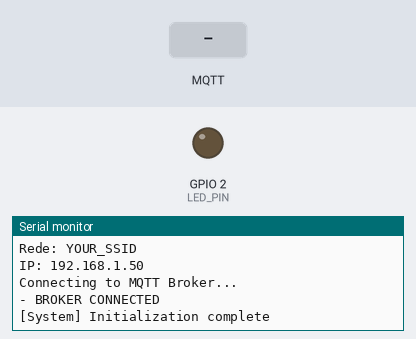
This sketch was run on a simulated ESP32. On the bench: output pins drawn as LEDs (lit = HIGH), the last lines printed to the serial monitor. The test bench sets the inputs (shaded band). WiFi joins after 1.5 s; servers stay silent unless stated; random numbers use the default seed unless the sketch sets one; no MQTT or app messages arrive unless stated.

Above: at 2.7 s.
2.8 s: MQTT message "on" arrives on the first subscribed topic
At 4.0 s:
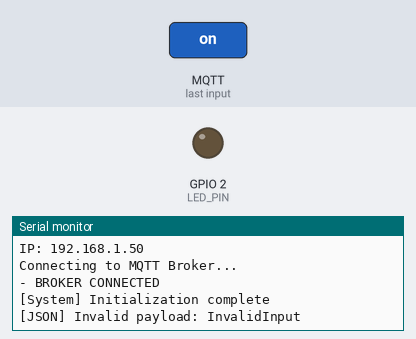
4.3 s: MQTT message "1" arrives on the first subscribed topic
At 5.3 s:
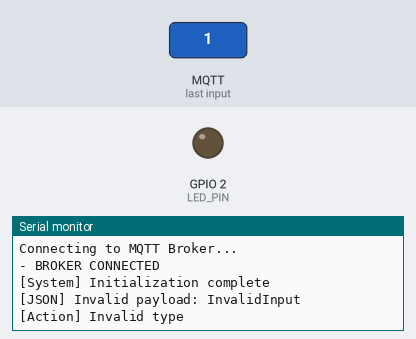

The sketch:

sketchESP.ino
```cpp
/*
 * Device ESP32: sensor illuminace, actuator LED, communication MQTT
*/

#include <WiFi.h>
#include <ArduinoJson.h>
#include <PubSubClient.h>

const char* mqttClientID = "device_01";
const char* mqttTopicPubSensor = "wot/device_01/properties/illuminance";
const char* mqttTopicPubLed = "wot/device_01/properties/ledState";
const char* mqttTopicSubLed = "wot/device_01/actions/setLed";
const char* mqttTopicPubEventLow = "wot/device_01/events/lowIlluminance";
const char* mqttTopicPubEventHigh = "wot/device_01/events/highIlluminance";

const char* ssid = "YOUR_SSID";
const char* password = "YOUR_PASSWORD";

const char* mqttServer = "YOUR_MQTT_BROKER";
const char* mqttUser = "YOUR_MQTT_USER";
const char* mqttPassword = "YOUR_MQTT_PASSWORD";
const int mqttPort = 1883;

WiFiClient espClient;
PubSubClient client(espClient);

constexpr uint8_t LED_PIN = 2;
constexpr unsigned long SENSOR_INTERVAL = 10000UL;

constexpr int LOW_ILLUMINANCE_LIMIT = 100;
constexpr int HIGH_ILLUMINANCE_LIMIT = 800;

unsigned long lastPubMQTT = 0;

int illuminanceLux = 0;
bool hasIlluminanceReading = false;

enum class LightZone : uint8_t {
  UNKNOWN,
  LOW_ILLUMINANCE,
  NORMAL_ILLUMINANCE,
  HIGH_ILLUMINANCE
};

LightZone currentLightZone = LightZone::UNKNOWN;

/* Prototypes */
void connectWiFi();
void connectBroker();
void callback(char* topic, byte* payload, unsigned int length);
void checkConnections();
void checkSensors();
LightZone classifyIlluminance(int value);
void processIlluminanceState(int value);
void publishIlluminanceEvent(const char* topic, int value);
void pubMQTT();

void connectWiFi(){
  if (WiFi.status() == WL_CONNECTED){
    return;
  } else {
    Serial.print("Conectando a Rede WiFi");
    WiFi.begin(ssid, password);
    while (WiFi.status() != WL_CONNECTED){
      delay(100);
      Serial.print(".");
    }
    Serial.println();
    Serial.println("- WIFI CONECTADO");
    Serial.print("Rede: ");
    Serial.println(ssid);
    Serial.print("IP: ");
    Serial.println(WiFi.localIP());
  }
}

void connectBroker(){
  client.setServer(mqttServer, mqttPort);
  client.setCallback(callback);

  if (client.connected()) {
    return;
  } else {
    while (!client.connected()){
      Serial.println("Connecting to MQTT Broker...");
      if (client.connect(mqttClientID, mqttUser, mqttPassword )){
        Serial.println("- BROKER CONNECTED");
        client.subscribe(mqttTopicSubLed, 1); //nivel de qualidade: QoS 1
      } else {
        Serial.print("Connection failure - State: ");
        Serial.println(client.state());
        delay(2000);
      }
    }
  }
}

void checkConnections(){
  connectWiFi();
  if (!client.connected()) {
    connectBroker();
  }
}

void callback(char* topic, byte* payload, unsigned int length) {
  if (strcmp(topic, mqttTopicSubLed) != 0) {
    Serial.println("[MQTT] Topic not recognized");
    return;
  }

  JsonDocument doc;
  DeserializationError error = deserializeJson(doc, payload, length);

  if (error) {
    Serial.print("[JSON] Invalid payload: ");
    Serial.println(error.c_str());
    return;
  }

    if (!doc.is<const char*>()) {
    Serial.println("[Action] Invalid type");
    return;
  }

  const char* command = doc.as<const char*>();

  if (command == nullptr) {
    Serial.println("[Action] Invalid command");
    return;
  }

  bool requestedState;

  if (strcmp(command, "on") == 0) {
    requestedState = true;
  } else if (strcmp(command, "off") == 0) {
    requestedState = false;
  } else {
    Serial.print("[Action] Value not permitted: ");
    Serial.println(command);
    return;
  }

  digitalWrite(LED_PIN, requestedState ? HIGH : LOW);

  const bool ledReading = digitalRead(LED_PIN);

  Serial.print("[Actuator] LED: ");
  Serial.println(ledReading ? "on" : "off");

  const char* statusPayload = ledReading ? "\"on\"" : "\"off\"";

  if (client.publish(mqttTopicPubLed, statusPayload, true)) {
    Serial.print("[MQTT] Tópico: ");
    Serial.println(mqttTopicPubLed);
    Serial.print("[MQTT] LED: ");
    Serial.println(statusPayload);

  } else {
    Serial.println("[MQTT] Failed to publish LED state");
  }
}

LightZone classifyIlluminance(int value) {
    if (value < LOW_ILLUMINANCE_LIMIT) {
      return LightZone::LOW_ILLUMINANCE;
    }

    if (value > HIGH_ILLUMINANCE_LIMIT) {
      return LightZone::HIGH_ILLUMINANCE;
    }

    return LightZone::NORMAL_ILLUMINANCE;
}

void checkSensors(){
  illuminanceLux = random(0, 1001);

  hasIlluminanceReading = true;

  Serial.print("[Sensor] Iluminance: ");
  Serial.print(illuminanceLux);
  Serial.println(" lx");

  pubMQTT();

  processIlluminanceState(illuminanceLux);
}

void processIlluminanceState(int value) {
  const LightZone newZone = classifyIlluminance(value);
  if (newZone == currentLightZone) {
    return;
  }

  currentLightZone = newZone;

  switch (newZone) {
    case LightZone::LOW_ILLUMINANCE:
      Serial.println("[State] LOW_ILLUMINANCE");
      publishIlluminanceEvent(mqttTopicPubEventLow, value);
      break;
    case LightZone::NORMAL_ILLUMINANCE:
      Serial.println("[State] NORMAL_ILLUMINANCE");
      // Não há evento de retorno definido na TD.
      break;
    case LightZone::HIGH_ILLUMINANCE:
      Serial.println("[State] HIGH_ILLUMINANCE");
      publishIlluminanceEvent(mqttTopicPubEventHigh, value);
      break;
    case LightZone::UNKNOWN:
      break;
  }
}

void publishIlluminanceEvent(const char* topic, int value) {
  char payload[16];

  snprintf(payload, sizeof(payload), "%d", value);

  if (client.publish(topic, payload, false)) {
    Serial.print("[Event] Topic: ");
    Serial.println(topic);
    Serial.print("[Event] Payload: ");
    Serial.println(payload);
  } else {
    Serial.println("[Event] Failed to publish the notification");
  }
}

void pubMQTT() {
  if (!hasIlluminanceReading) {
    return;
  }

  char payload[16];

  snprintf(payload, sizeof(payload), "%d", illuminanceLux);

  if (client.publish(mqttTopicPubSensor, payload, true)) {
    Serial.print("[MQTT] Tópico: ");
    Serial.println(mqttTopicPubSensor);

    Serial.print("[MQTT] Iluminância: ");
    Serial.print(payload);
    Serial.println(" lx");
  } else {
    Serial.println("[MQTT] Falha ao publicar a iluminância.");
  }
}

void setup(){
  Serial.begin(115200);
  pinMode(LED_PIN, OUTPUT);
  digitalWrite(LED_PIN,LOW);

  randomSeed(esp_random());

  connectWiFi();
  connectBroker();

  const char* initialLedPayload = "\"off\"";
  client.publish(mqttTopicPubLed, initialLedPayload, true);

  Serial.println("[System] Initialization complete");
}

void loop(){
  client.loop();

  checkConnections();

  if ((millis() - lastPubMQTT) > SENSOR_INTERVAL) {
    lastPubMQTT = millis();
    checkSensors();
  }
}
```

Measured:
- after the input at 2.8 s, the serial monitor: prints a new line at once (image 1)
- after the input at 4.3 s, the serial monitor: prints a new line at once (image 2)
